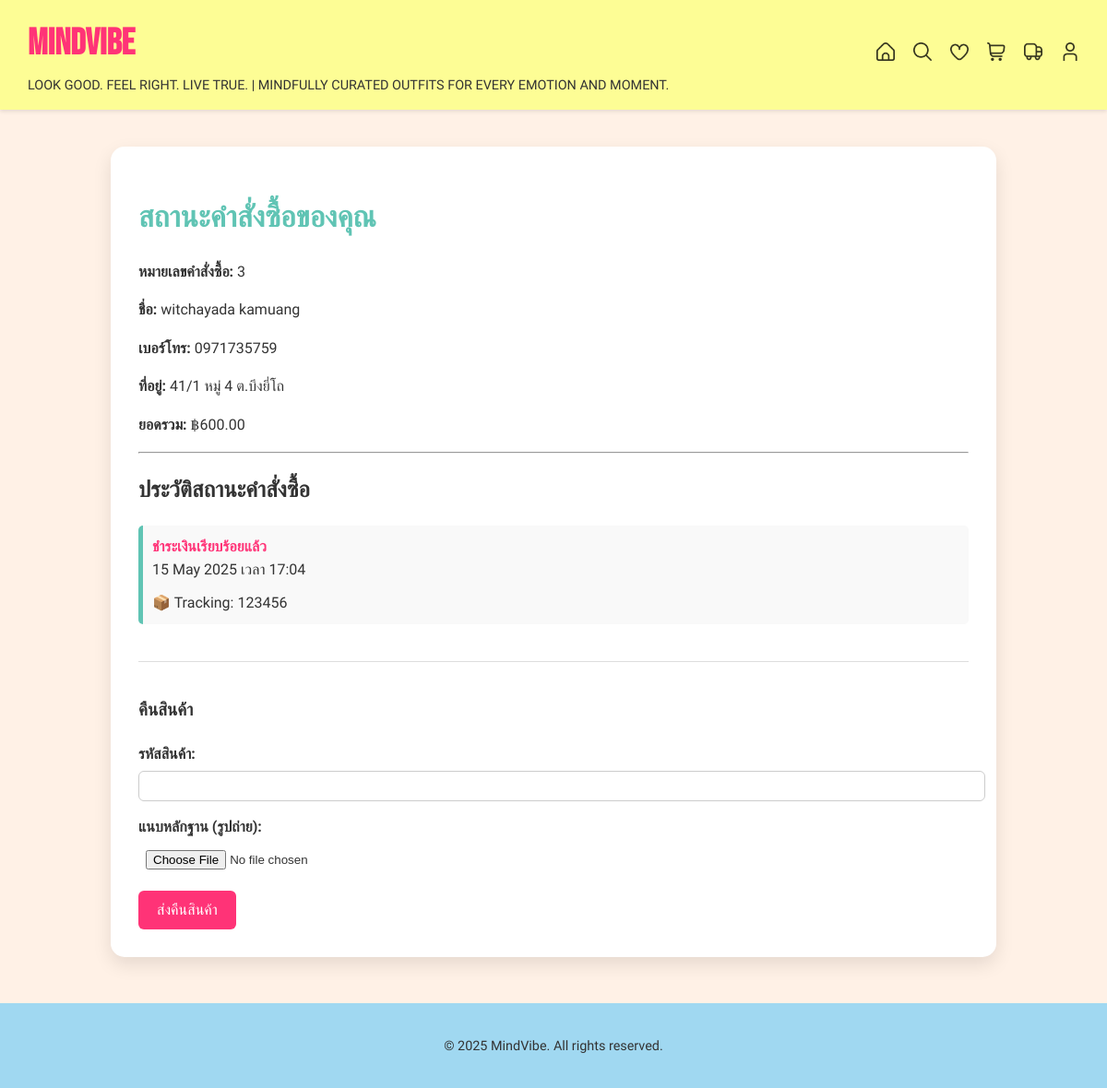
Screenshot of /status/ (signed in) with the database file from the repository.
### clothing/models.py (models this page shows, shortened)
class Payment(models.Model):
    user = models.ForeignKey(User, on_delete=models.CASCADE)
    full_name = models.CharField(max_length=255, default="-")
    address = models.TextField(default="-")
    phone_number = models.CharField(max_length=20, default="-")
    total_price = models.DecimalField(max_digits=10, decimal_places=2)
    proof = models.ImageField(upload_to='payment_proofs/')
    payment_date = models.DateTimeField(auto_now_add=True)
    return_proof = models.ImageField(upload_to='return_proofs/', blank=True, null=True)
    return_item_code = models.CharField(max_length=100, blank=True, null=True)

class OrderStatus(models.Model):
    STATUS_CHOICES = [
        ('paid', 'ชำระเงินเรียบร้อยแล้ว'),
        ('packing', 'จัดเตรียมสินค้าแล้ว'),
        ('shipping', 'ดำเนินการจัดส่งแล้ว'),
        ('shipped', 'จัดส่งสำเร็จแล้ว'),
        ('returned', 'ได้รับคืนสินค้าเรียบร้อยแล้ว'),
    ]
    payment = models.ForeignKey(Payment, on_delete=models.CASCADE, related_name='statuses')
    status = models.CharField(max_length=50, choices=STATUS_CHOICES)
    tracking_number = models.CharField(max_length=100, blank=True, null=True)
    updated_by = models.ForeignKey(User, on_delete=models.SET_NULL, null=True, blank=True)
    updated_at = models.DateTimeField(auto_now_add=True)
    note = models.TextField(blank=True, null=True)

### clothing/views.py (the view, shortened to what this page needs)
# urls.py: path('status/', views.status, name='status'),
@login_required
def status(request):
    payment = Payment.objects.filter(user=request.user).last()
    timeline = OrderStatus.objects.filter(payment=payment).order_by('-updated_at') if payment else []
    return render(request, 'clothing/status.html', {'order': payment, 'timeline': timeline})

### clothing/templates/clothing/status.html (shortened to what this page needs)
{% load static %}
<!DOCTYPE html>
<html lang="th">
<head>
</head>
<body>
    <div class="header">
        <div class="header-left">
            <a href="{% url 'clothing:welcome' %}" class="logo">MINDVIBE</a>
            <p class="slogan">LOOK GOOD. FEEL RIGHT. LIVE TRUE. | MINDFULLY CURATED OUTFITS FOR EVERY EMOTION AND MOMENT.</p>
        </div>
        <div class="header-right">
            <a href="{% url 'clothing:welcome' %}">
                <img src="{% static 'images/home_icon.png' %}" alt="Home" class="home-icon" />
            </a>
            <a href="/search/">
                <img src="{% static 'images/search_icon.png' %}" alt="Search" />
            </a>
            <a href="{% if user.is_authenticated %}{% url 'clothing:favorites_list' %}{% else %}{% url 'clothing:login' %}{% endif %}">
                <img src="{% static 'images/heart_icon.png' %}" alt="Wishlist" />
            </a>
            <a href="{% if user.is_authenticated %}{% url 'clothing:cart' %}{% else %}{% url 'clothing:login' %}{% endif %}">
                <img src="{% static 'images/cart_icon.png' %}" alt="Cart" />
            </a>
            <a href="{% if user.is_authenticated %}{% url 'clothing:status' %}{% else %}{% url 'clothing:login' %}{% endif %}">
                <img src="{% static 'images/status_icon.png' %}" alt="Status" />
            </a>
            <a href="{% if user.is_authenticated %}{% url 'clothing:profile' %}{% else %}{% url 'clothing:login' %}{% endif %}">
                <img src="{% static 'images/profile_icon.png' %}" alt="Profile" />
            </a>
        </div>
    </div>
    <div class="status-container">
        <h1>สถานะคำสั่งซื้อของคุณ</h1>
        {% if order %}
            <p><strong>หมายเลขคำสั่งซื้อ:</strong> {{ order.id }}</p>
            <p><strong>ชื่อ:</strong> {{ order.full_name }}</p>
            <p><strong>เบอร์โทร:</strong> {{ order.phone_number }}</p>
            <p><strong>ที่อยู่:</strong> {{ order.address }}</p>
            <p><strong>ยอดรวม:</strong> ฿{{ order.total_price }}</p>
            <hr>
            <h2>ประวัติสถานะคำสั่งซื้อ</h2>
            {% if timeline %}
                {% for log in timeline %}
                    <div class="status-item">
                        <strong>{{ log.get_status_display }}</strong>
                        <div>{{ log.updated_at|date:"d M Y เวลา H:i" }}</div>
                        {% if log.tracking_number %}
                            <div class="tracking-number">📦 Tracking: {{ log.tracking_number }}</div>
                        {% endif %}
                    </div>
                {% endfor %}
            {% else %}
                <p>ยังไม่มีประวัติสถานะ</p>
            {% endif %}
            <div class="form-section">
                {% if order.return_proof %}
                    <p><strong>คุณได้ทำการคืนสินค้าเรียบร้อยแล้ว ✅</strong></p>
                    <p>รหัสสินค้าที่คืน: {{ order.return_item_code }}</p>
                    <img src="{{ order.return_proof.url }}" class="return-proof-preview" />
                {% else %}
                    <h3>คืนสินค้า</h3>
                    <form method="POST" enctype="multipart/form-data">
                        <div class="form-group">
                            <label for="return_item_code">รหัสสินค้า:</label>
                            <input type="text" name="return_item_code" required />
                        </div>
                        <div class="form-group">
                            <label for="return_proof">แนบหลักฐาน (รูปถ่าย):</label>
                            <input type="file" name="return_proof" accept="image/*" required />
                        </div>
                        <button type="submit" class="btn-submit">ส่งคืนสินค้า</button>
                    </form>
                {% endif %}
            </div>
        {% else %}
            <p>ไม่พบข้อมูลคำสั่งซื้อของคุณ</p>
        {% endif %}
    </div>
    <div class="footer">
        <p>&copy; {% now "Y" %} MindVibe. All rights reserved.</p>
    </div>
</body>
</html>

### clothing/templates/clothing/status.html (style rules this page uses)
body { font-family: 'Prompt', sans-serif; background-color: #FFF1E6; margin: 0; padding: 0; color: #333; line-height: 1.6; }
.header { display: flex; justify-content: space-between; align-items: center; background-color: #FDFD95; padding: 15px 30px; color: #333; box-shadow: 0 2px 4px rgba(0,0,0,0.1); }
.header-left { display: flex; flex-direction: column; align-items: flex-start; }
.header .logo { font-family: 'Bebas Neue', sans-serif; font-size: 2.5em; font-weight: bold; color: #FF3377; margin: 0 0 2px 0; text-decoration: none; }
.header .slogan { font-size: 0.9em; color: #333; margin: 0; }
.header-right { display: flex; align-items: center; gap: 20px; }
.header-right a { display: block; }
.header-right img { width: 20px; height: 20px; opacity: 0.8; transition: opacity 0.3s ease; }
.header-right img.home-icon { width: 20px; height: 20px; }
.status-container { max-width: 900px; margin: 40px auto; background-color: #fff; padding: 30px; border-radius: 15px; box-shadow: 0 8px 20px rgba(0, 0, 0, 0.1); }
.status-container h1 { color: #60C4B4; margin-bottom: 20px; }
.status-item { margin: 10px 0; padding: 10px; background-color: #f9f9f9; border-left: 5px solid #60C4B4; border-radius: 5px; }
.status-item strong { color: #FF3377; }
.form-section { margin-top: 40px; border-top: 1px solid #ddd; padding-top: 20px; }
.form-group { margin-bottom: 15px; }
.form-group label { font-weight: bold; display: block; margin-bottom: 5px; }
.form-group input, .form-group textarea { width: 100%; padding: 8px; border-radius: 6px; border: 1px solid #ccc; }
.form-group input[type="file"] { border: none; }
.btn-submit { background-color: #FF3377; color: white; padding: 12px 20px; border: none; border-radius: 6px; cursor: pointer; font-size: 1em; }
.tracking-number { margin-top: 10px; }
.footer { background-color: #A0D8F1; color: #333; text-align: center; padding: 20px; margin-top: 50px; font-size: 0.9em; }

### rows the page displays
Payment: id "3", full_name "witchayada kamuang", phone_number "0971735759", address "41/1 หมู่ 4 ต.บึงยี่โถ", total_price "600.00"
OrderStatus: status "ชำระเงินเรียบร้อยแล้ว", updated_at "15 May 2025 เวลา 17:04", tracking_number "123456"
